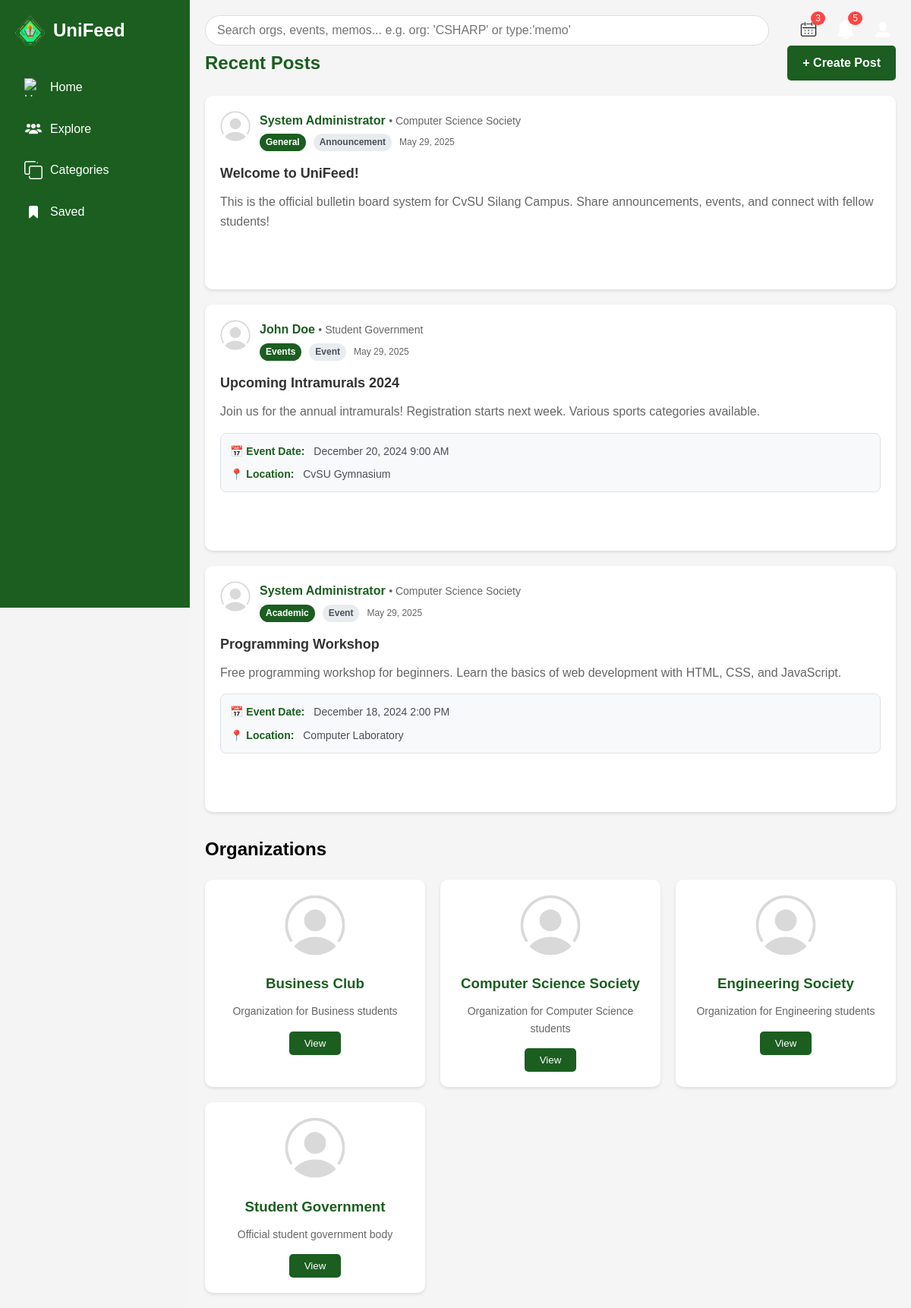
/index.php (signed in), run on the app's committed database.
### tables this page shows
CREATE TABLE `posts` (
  `post_id` int(11) NOT NULL AUTO_INCREMENT,
  `user_id` int(11) NOT NULL,
  `org_id` int(11) DEFAULT NULL,
  `category_id` int(11) NOT NULL,
  `title` varchar(255) NOT NULL,
  `content` text NOT NULL,
  `post_type` enum('announcement','event','memo','discussion') DEFAULT 'discussion',
  `image_url` varchar(255) DEFAULT NULL,
  `event_date` datetime DEFAULT NULL,
  `event_location` varchar(255) DEFAULT NULL,
  `is_pinned` tinyint(1) DEFAULT 0,
  `is_active` tinyint(1) DEFAULT 1,
  `upvotes` int(11) DEFAULT 0,
  `downvotes` int(11) DEFAULT 0,
  `comment_count` int(11) DEFAULT 0,
  `created_at` timestamp NOT NULL DEFAULT current_timestamp(),
  `updated_at` timestamp NOT NULL DEFAULT current_timestamp() ON UPDATE current_timestamp(),
  PRIMARY KEY (`post_id`),
  KEY `user_id` (`user_id`),
  KEY `org_id` (`org_id`),
  KEY `category_id` (`category_id`),
  CONSTRAINT `posts_ibfk_1` FOREIGN KEY (`user_id`) REFERENCES `users` (`user_id`) ON DELETE CASCADE,
  CONSTRAINT `posts_ibfk_2` FOREIGN KEY (`org_id`) REFERENCES `organizations` (`org_id`) ON DELETE SET NULL,
  CONSTRAINT `posts_ibfk_3` FOREIGN KEY (`category_id`) REFERENCES `categories` (`category_id`) ON DELETE RESTRICT
);

CREATE TABLE `users` (
  `user_id` int(11) NOT NULL AUTO_INCREMENT,
  `student_id` varchar(20) NOT NULL,
  `email` varchar(100) NOT NULL,
  `password` varchar(255) NOT NULL,
  `full_name` varchar(100) NOT NULL,
  `profile_picture` varchar(255) DEFAULT NULL,
  `bio` text DEFAULT NULL,
  `role` enum('student','admin','org_officer') DEFAULT 'student',
  `is_active` tinyint(1) DEFAULT 1,
  `created_at` timestamp NOT NULL DEFAULT current_timestamp(),
  `updated_at` timestamp NOT NULL DEFAULT current_timestamp() ON UPDATE current_timestamp(),
  PRIMARY KEY (`user_id`),
  UNIQUE KEY `student_id` (`student_id`),
  UNIQUE KEY `email` (`email`)
);

CREATE TABLE `organizations` (
  `org_id` int(11) NOT NULL AUTO_INCREMENT,
  `name` varchar(100) NOT NULL,
  `description` text DEFAULT NULL,
  `logo_url` varchar(255) DEFAULT NULL,
  `contact_email` varchar(100) DEFAULT NULL,
  `is_active` tinyint(1) DEFAULT 1,
  `created_at` timestamp NOT NULL DEFAULT current_timestamp(),
  `updated_at` timestamp NOT NULL DEFAULT current_timestamp() ON UPDATE current_timestamp(),
  PRIMARY KEY (`org_id`)
);

CREATE TABLE `categories` (
  `category_id` int(11) NOT NULL AUTO_INCREMENT,
  `name` varchar(50) NOT NULL,
  `description` text DEFAULT NULL,
  `color` varchar(7) DEFAULT '#1B5E20',
  `icon` varchar(50) DEFAULT NULL,
  `created_at` timestamp NOT NULL DEFAULT current_timestamp(),
  PRIMARY KEY (`category_id`)
);

### index.php (the view, shortened to what this page needs)
<?php
require_once 'includes/db.php';
$posts = [];
$organizations = [];
try {
    $stmt = $conn->query("
        SELECT p.*, o.name as org_name, u.full_name as author_name, c.name as category_name
        FROM posts p
        LEFT JOIN organizations o ON p.org_id = o.org_id
        JOIN users u ON p.user_id = u.user_id
        JOIN categories c ON p.category_id = c.category_id
        ORDER BY p.is_pinned DESC, p.created_at DESC
        LIMIT 20
    ");
    $posts = $stmt->fetchAll(PDO::FETCH_ASSOC);
} catch (PDOException $e) {
    $posts = [
        [
            'post_id' => 1,
            'title' => 'Welcome to UniFeed!',
            'content' => 'This is the official bulletin board system for CvSU Silang Campus. Post your events and announcements here!',
            'author_name' => 'System',
            'org_name' => 'Administration',
            'category_name' => 'General Events',
            'post_type' => 'announcement',
            'created_at' => date('Y-m-d H:i:s'),
            'event_date' => null,
            'event_location' => null
        ]
    ];
}
try {
    $stmt = $conn->query("SELECT * FROM organizations ORDER BY name");
    $organizations = $stmt->fetchAll(PDO::FETCH_ASSOC);
} catch (PDOException $e) {
    $organizations = [
        ['org_id' => 1, 'name' => 'Computer Science Society', 'description' => 'Please import bullboard_simple.sql to initialize the database', 'logo_url' => 'images/profile.png'],
        ['org_id' => 2, 'name' => 'Student Government', 'description' => 'Please import bullboard_simple.sql to initialize the database', 'logo_url' => 'images/profile.png']
    ];
}
?>
<!DOCTYPE html>
<html lang="en">
<head>
    <link rel="stylesheet" href="css/style.css">
</head>
<body>
    <div class="layout">
        <aside class="sidebar">
            <div class="logo">
                <img src="images/cvsu-logo.png" alt="CvSU Logo">
                <span>UniFeed</span>
            </div>
            <nav>
                <a href="index.php" class="nav-item">
                    <img src="images/home.png" alt="Home">
                    <span>Home</span>
                </a>
                <a href="explore.php" class="nav-item">
                    <img src="images/explore.png" alt="Explore">
                    <span>Explore</span>
                </a>
                <a href="categories.php" class="nav-item">
                    <img src="images/category.png" alt="Category">
                    <span>Categories</span>
                </a>
                <a href="saved.php" class="nav-item">
                    <img src="images/saved.png" alt="Saved">
                    <span>Saved</span>
                </a>
            </nav>
        </aside>
        <main class="main-content">
            <div class="top-icons">
                <div class="search-container">
                    <input type="text" placeholder="Search orgs, events, memos... e.g. org: 'CSHARP' or type:'memo'" />
                </div>
                <div class="top-icons">
                    <button class="icon-btn">
                        <img src="images/calendar.png" alt="Calendar" />
                        <span class="notification-badge">3</span>
                    </button>
                    <button class="icon-btn notif-btn">
                        <img src="images/notif.png" alt="Notifications" />
                        <span class="notif-badge">5</span>
                    </button>
                    <button class="icon-btn">
                        <img src="images/profile.png" alt="Profile" />
                    </button>
                </div>
            </div>
            <section class="posts-section">
                <div class="posts-header">
                    <h2>Recent Posts</h2>
                    <a href="create_post.php" class="create-post-btn">+ Create Post</a>
                </div>
                <?php foreach ($posts as $post): ?>
                    <div class="post-card">
                        <div class="post-main">
                            <div class="post-header">
                                <img src="images/avatar.png" alt="User Avatar" />
                                <div class="post-meta">
                                    <div class="post-author">
                                        <strong><?php echo htmlspecialchars($post['author_name']); ?></strong>
                                        <?php if ($post['org_name']): ?>
                                            <span class="org-name">•
                                                <?php echo htmlspecialchars($post['org_name']); ?></span>
                                        <?php endif; ?>
                                    </div>
                                    <div class="post-info">
                                        <span class="category-tag"
                                            style="background-color: <?php echo isset($post['color']) ? $post['color'] : '#1B5E20'; ?>;">
                                            <?php echo htmlspecialchars($post['category_name']); ?>
                                        </span>
                                        <span class="post-type"><?php echo ucfirst($post['post_type']); ?></span>
                                        <span
                                            class="post-date"><?php echo date('F j, Y', strtotime($post['created_at'])); ?></span>
                                    </div>
                                </div>
                            </div>
                            <div class="post-content">
                                <h3><?php echo htmlspecialchars($post['title']); ?></h3>
                                <p><?php echo nl2br(htmlspecialchars($post['content'])); ?></p>
                                <?php if ($post['event_date']): ?>
                                    <div class="event-details">
                                        <div class="event-date">
                                            <strong>📅 Event Date:</strong>
                                            <?php echo date('F j, Y g:i A', strtotime($post['event_date'])); ?>
                                        </div>
                                        <?php if (isset($post['event_location']) && $post['event_location']): ?>
                                            <div class="event-location">
                                                <strong>📍 Location:</strong>
                                                <?php echo htmlspecialchars($post['event_location']); ?>
                                            </div>
                                        <?php endif; ?>
                                    </div>
                                <?php endif; ?>
                            </div>
                        </div>
                    </div>
                <?php endforeach; ?>
            </section>
            <section class="orgs-section">
                <h2>Organizations</h2>
                <div class="orgs-list">
                    <?php foreach ($organizations as $org): ?>
                        <div class="org-card">
                            <img src="<?php echo htmlspecialchars($org['logo_url'] ?: 'images/profile.png'); ?>"
                                alt="Org Logo" />
                            <h3><?php echo htmlspecialchars($org['name']); ?></h3>
                            <p><?php echo htmlspecialchars($org['description']); ?></p>
                            <button class="view-btn">View</button>
                        </div>
                    <?php endforeach; ?>
                </div>
            </section>
        </main>
    </div>
</body>
</html>

### css/style.css (style rules this page uses)
* { margin: 0; padding: 0; box-sizing: border-box; font-family: Arial, sans-serif; }
body { line-height: 1.6; background-color: #f4f4f4; }
.layout { display: flex; min-height: 100vh; }
.sidebar { width: 250px; background-color: #1B5E20; padding: 20px; color: white; position: fixed; height: 100vh; transition: background-color 0.3s ease; }
.logo { display: flex; align-items: center; gap: 10px; margin-bottom: 30px; }
.logo img { width: 40px; height: 40px; }
.logo span { font-size: 24px; font-weight: bold; }
.nav-item { display: flex; align-items: center; gap: 10px; padding: 12px; color: white; text-decoration: none; border-radius: 8px; margin-bottom: 5px; }
.nav-item img { width: 24px; height: 24px; }
.main-content { flex: 1; margin-left: 250px; padding: 20px; background-color: #f5f5f5; transition: background-color 0.3s ease; }
.search-container { flex: 1; margin-right: 20px; }
.search-container input { width: 100%; padding: 10px 15px; border: 1px solid #ddd; border-radius: 20px; font-size: 16px; }
.top-icons { display: flex; gap: 15px; position: relative; }
.icon-btn { position: relative; background: none; border: none; cursor: pointer; padding: 5px; }
.icon-btn img { width: 24px; height: 24px; }
.notification-badge { position: absolute; top: -5px; right: -5px; background: #ff4444; color: white; border-radius: 50%; padding: 2px 6px; font-size: 12px; }
.notif-badge { position: absolute; top: -5px; right: -5px; background: #ff4444; color: white; border-radius: 50%; padding: 2px 6px; font-size: 12px; }
.posts-section { margin-bottom: 30px; }
.posts-header { display: flex; justify-content: space-between; align-items: center; margin-bottom: 20px; }
.posts-header h2 { color: #1B5E20; margin: 0; }
.create-post-btn { background: #1B5E20; color: white; text-decoration: none; padding: 10px 20px; border-radius: 5px; font-weight: bold; transition: background-color 0.3s; }
.post-card { background: white; border-radius: 10px; margin-bottom: 20px; box-shadow: 0 2px 4px rgba(0,0,0,0.1); overflow: hidden; }
.post-main { flex: 1; padding: 20px; }
.post-header { display: flex; align-items: flex-start; gap: 12px; margin-bottom: 15px; }
.post-header img { width: 40px; height: 40px; border-radius: 50%; flex-shrink: 0; }
.post-meta { flex: 1; }
.post-author { margin-bottom: 5px; }
.post-author strong { color: #1B5E20; font-size: 16px; }
.org-name { color: #666; font-size: 14px; }
.post-info { display: flex; gap: 10px; align-items: center; flex-wrap: wrap; }
.category-tag { background: #1B5E20; color: white; padding: 2px 8px; border-radius: 12px; font-size: 12px; font-weight: bold; }
.post-type { background: #e9ecef; color: #495057; padding: 2px 8px; border-radius: 12px; font-size: 12px; font-weight: bold; }
.post-date { color: #666; font-size: 12px; }
.post-content h3 { margin: 0 0 10px; color: #333; font-size: 18px; }
.post-content p { color: #666; line-height: 1.6; margin-bottom: 10px; }
.event-details { background: #f8f9fa; border: 1px solid #dee2e6; border-radius: 8px; padding: 12px; margin-top: 15px; }
.event-date, .event-location { margin-bottom: 8px; font-size: 14px; color: #495057; }
.event-date:last-child, .event-location:last-child { margin-bottom: 0; }
.event-date strong, .event-location strong { color: #1B5E20; margin-right: 8px; }
.orgs-section { margin-top: 30px; }
.orgs-list { display: grid; grid-template-columns: repeat(auto-fill, minmax(250px, 1fr)); gap: 20px; margin-top: 20px; }
.org-card { background: white; border-radius: 10px; padding: 20px; text-align: center; box-shadow: 0 2px 4px rgba(0,0,0,0.1); }
.org-card img { width: 80px; height: 80px; border-radius: 50%; margin-bottom: 15px; }
.org-card h3 { color: #1B5E20; margin: 0 0 10px; }
.org-card p { color: #666; margin-bottom: 15px; font-size: 14px; }
.view-btn { background: #1B5E20; color: white; border: none; padding: 8px 20px; border-radius: 5px; cursor: pointer; }

### data on the page
posts: user.full_name "System Administrator", org.name "Computer Science Society", category.name "General", post_type "Announcement", created_at "May 29, 2025", title "Welcome to UniFeed!", content "This is the official bulletin board system for CvSU Silang Campus. Share announcements, events, and connect with fellow students!"
posts: user.full_name "John Doe", org.name "Student Government", category.name "Events", post_type "Event", created_at "May 29, 2025", title "Upcoming Intramurals 2024", content "Join us for the annual intramurals! Registration starts next week. Various sports categories available.", event_date "December 20, 2024 9:00 AM", event_location "CvSU Gymnasium"
posts: user.full_name "System Administrator", org.name "Computer Science Society", category.name "Academic", post_type "Event", created_at "May 29, 2025", title "Programming Workshop", content "Free programming workshop for beginners. Learn the basics of web development with HTML, CSS, and JavaScript.", event_date "December 18, 2024 2:00 PM", event_location "Computer Laboratory"
organizations: logo_url (placeholder picture), name "Business Club", description "Organization for Business students"
organizations: logo_url (placeholder picture), name "Computer Science Society", description "Organization for Computer Science students"
organizations: logo_url (placeholder picture), name "Engineering Society", description "Organization for Engineering students"
organizations: logo_url (placeholder picture), name "Student Government", description "Official student government body"
